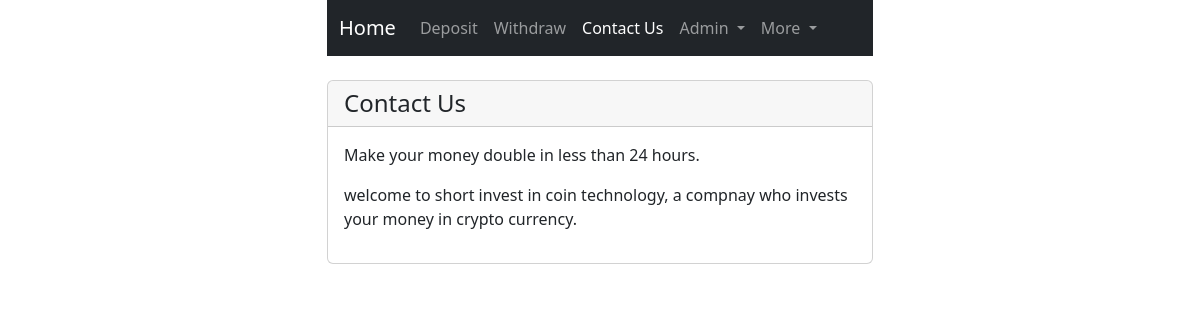
Screenshot of /contact (signed in) with the database file from the repository.
### core/models.py (models this page shows, shortened)
class Contact(models.Model):
    title = models.CharField(max_length=512)
    content = HTMLField()

### core/views.py (the view)
# urls.py: path('contact', contact, name='contact'),
@login_required(login_url='/login')
def contact(request):
    contact = Contact.objects.all().first()
    context = {
        'contact': contact
    }
    return render(request, 'core/contact.html', context)

### templates/core/contact.html (shortened to what this page needs)
{% extends 'shared/base.html' %}
{% load widget_tweaks %}
{% block content %}
    <br>
    <div class="card">
        <h4 class="card-header">{{ contact.title }}</h4>
        <div class="card-body">
            {{ contact.content|safe }}
        </div>
    </div>
{% endblock %}

### rows the page displays
Contact: title "Contact Us", content "Make your money double in less than 24 hours. welcome to short invest in coin technology, a compnay who invests your money in crypto currency."
